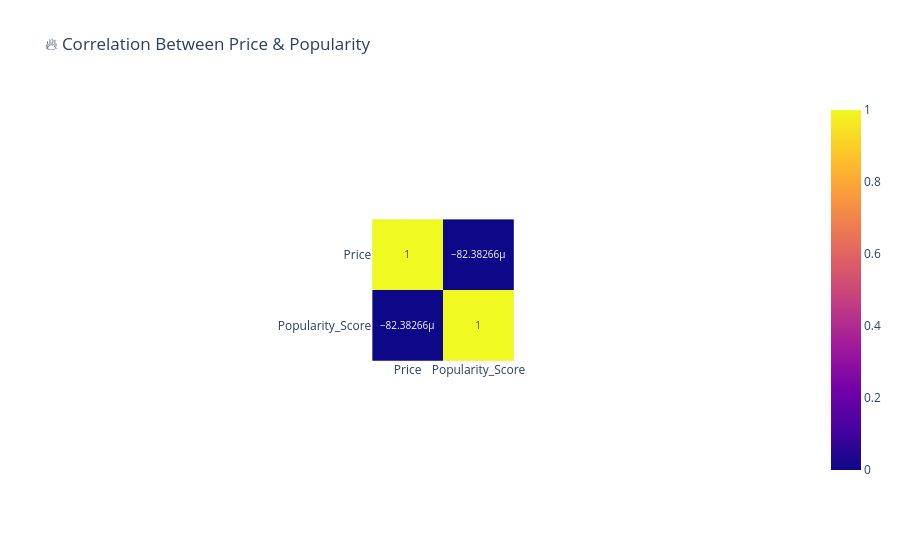

The notebook cell this image was saved under:
### Code cell
### 4️⃣ Correlation Between Price and Popularity (Heatmap) ###
price_vs_popularity = df[["Price", "Popularity_Score"]].corr()
fig4 = px.imshow(price_vs_popularity, text_auto=True, title="🔥 Correlation Between Price & Popularity")
fig4.show()

### Figure 1 — Plotly figure (JSON) as saved in the notebook; plotly's stock layout.template omitted (floating-point values rounded to 4 significant figures)
{"data": [{"coloraxis": "coloraxis", "hovertemplate": "x: %{x}<br>y: %{y}<br>color: %{z}<extra></extra>", "name": "0", "texttemplate": "%{z}", "type": "heatmap", "x": ["Price", "Popularity_Score"], "xaxis": "x", "y": ["Price", "Popularity_Score"], "yaxis": "y", "z": [[1, -8.238e-05], [-8.238e-05, 1]]}], "layout": {"autosize": true, "coloraxis": {"colorscale": [[0, "#0d0887"], [0.1111, "#46039f"], [0.2222, "#7201a8"], [0.3333, "#9c179e"], [0.4444, "#bd3786"], [0.5556, "#d8576b"], [0.6667, "#ed7953"], [0.7778, "#fb9f3a"], [0.8889, "#fdca26"], [1, "#f0f921"]]}, "title": {"text": "🔥 Correlation Between Price & Popularity"}, "xaxis": {"anchor": "y", "autorange": true, "constrain": "domain", "domain": [0.4025, 0.5975], "range": [-0.5, 1.5], "scaleanchor": "y", "type": "category"}, "yaxis": {"anchor": "x", "autorange": true, "constrain": "domain", "domain": [0, 1], "range": [1.5, -0.5], "type": "category"}}}
